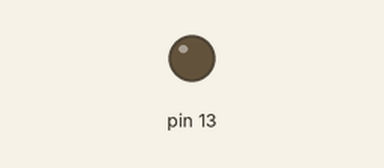
This sketch was run on a simulated Arduino Uno, built with avr-gcc and run on an emulated ATmega328P. On the bench: output pins drawn as LEDs (lit = HIGH).

Above: at 1.6 s.
At 6.25 s:
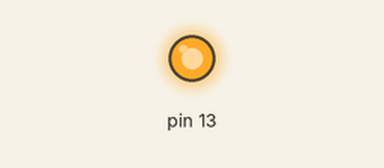
Timing chart, 0 to 7.1 s (numbered marks = the images above):
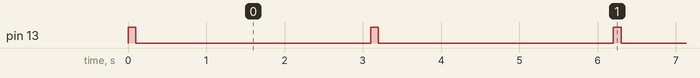

Measured:
- by itself, pin 13: alternates HIGH for 0.10 s and LOW for 3.0 s

The sketch:

Alarm_simulator.ino
```cpp
// Alarm_simulator.ino
void setup()
{ pinMode(13, OUTPUT);
}
void loop()
{ digitalWrite(13, HIGH); // turn the LED on (HIGH is the voltage level)
delay(100); // wait for a second
digitalWrite(13, LOW); // turn the LED off by making the voltage LOW
delay(3000); // wait for a second
}
```
